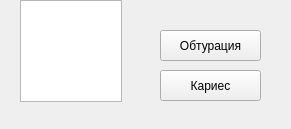
<?xml version="1.0" encoding="UTF-8"?>
<ui version="4.0">
 <class>SurfacePanel</class>
 <widget class="QWidget" name="SurfacePanel">
  <property name="geometry">
   <rect>
    <x>0</x>
    <y>0</y>
    <width>291</width>
    <height>129</height>
   </rect>
  </property>
  <property name="windowTitle">
   <string>SurfacePanel</string>
  </property>
  <widget class="QPushButton" name="sideCaries">
   <property name="geometry">
    <rect>
     <x>160</x>
     <y>70</y>
     <width>101</width>
     <height>31</height>
    </rect>
   </property>
   <property name="styleSheet">
    <string notr="true"/>
   </property>
   <property name="text">
    <string>Кариес</string>
   </property>
   <property name="checkable">
    <bool>true</bool>
   </property>
  </widget>
  <widget class="QGraphicsView" name="surfaceView">
   <property name="geometry">
    <rect>
     <x>20</x>
     <y>0</y>
     <width>102</width>
     <height>102</height>
    </rect>
   </property>
   <property name="toolTip">
    <string>&lt;html&gt;&lt;head/&gt;&lt;body&gt;&lt;p&gt;Ляв бутон: Обтурация&lt;/p&gt;&lt;p&gt;Десен бутон: Кариес&lt;/p&gt;&lt;/body&gt;&lt;/html&gt;</string>
   </property>
  </widget>
  <widget class="QLabel" name="surfaceInfoLabel">
   <property name="geometry">
    <rect>
     <x>30</x>
     <y>110</y>
     <width>81</width>
     <height>16</height>
    </rect>
   </property>
   <property name="text">
    <string/>
   </property>
   <property name="alignment">
    <set>Qt::AlignCenter</set>
   </property>
  </widget>
  <widget class="QPushButton" name="sideObturation">
   <property name="geometry">
    <rect>
     <x>160</x>
     <y>30</y>
     <width>101</width>
     <height>31</height>
    </rect>
   </property>
   <property name="styleSheet">
    <string notr="true"/>
   </property>
   <property name="text">
    <string>Обтурация</string>
   </property>
   <property name="checkable">
    <bool>true</bool>
   </property>
  </widget>
  <widget class="QLabel" name="sideLabel">
   <property name="geometry">
    <rect>
     <x>150</x>
     <y>0</y>
     <width>121</width>
     <height>20</height>
    </rect>
   </property>
   <property name="text">
    <string/>
   </property>
   <property name="alignment">
    <set>Qt::AlignHCenter|Qt::AlignTop</set>
   </property>
  </widget>
 </widget>
 <layoutdefault spacing="6" margin="11"/>
 <resources/>
 <connections/>
</ui>
